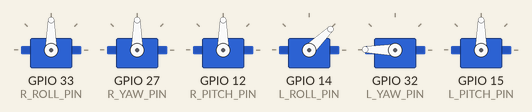
Recording of a sketch running on a simulated ESP32. Parts: 6 × servo.

Above: at 0.05 s.
At 1.3 s:
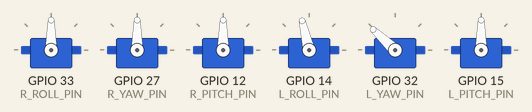
At 1.9 s:
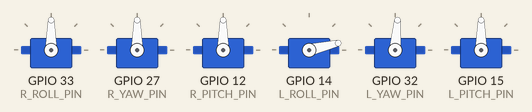
At 2.6 s:
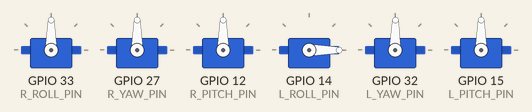
Timing chart, 0 to 6.1 s (numbered marks = the images above):
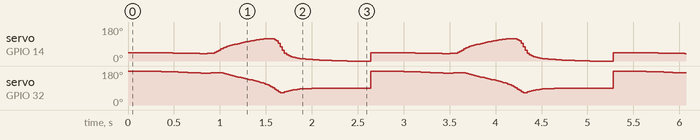

Measured:
- by itself, servo on GPIO 32 (L_YAW_PIN): moves between 66° and 180°, repeating every 2.6 s

The sketch:

fake_flipper_path.ino
```cpp
#include <ESP32Servo.h>
Servo R_roll_servo; // object representing actual servo
Servo R_yaw_servo;
Servo R_pitch_servo;
const int R_ROLL_PIN = 33; // base servo, connected to body
const int R_YAW_PIN = 27; // middle servo
const int R_PITCH_PIN = 12; // end servo, connected to flipper

Servo L_roll_servo;
Servo L_yaw_servo;
Servo L_pitch_servo;
const int L_ROLL_PIN = 14; // base servo, connected to body
const int L_YAW_PIN = 32; // middle servo
const int L_PITCH_PIN = 15; // end servo, connected to flipper

const int steps = 200;
const float pi = 3.14159;

float pitchAngles[steps];
float yawAngles[steps];

// extra button stuff for deliverable
volatile bool buttonPressed = false;

void IRAM_ATTR isr() {  // the function to be called when interrupt is triggered
  if (buttonPressed) {
    buttonPressed = false;
  } else {
    buttonPressed = true;
  }

  Serial.print("Button Pressed:");
  Serial.println(buttonPressed);
}

// Ellipse dimensions (in virtual mm space)
float a = 80.0;   // major axis (pitch direction)
float b = 25.0;   // minor axis (yaw direction)
float c = 20.0;   // vertical depth arc to create the "C" shape

// void generatePath() { // works well but sputters at the ends
//   for (int i = 0; i < steps; i++) {
//     float t = map(i, 0, steps - 1, 0.0, 2 * pi * 1000) / 1000.0;

//     // Desired point in space (ellipse with forward curve)
//     float z = a * cos(t);        // forward/backward (pitch)
//     float x = b * sin(t);        // side to side (yaw)
//     float y = c * sin(t / 2.0);  // height variation ("C" shape)

//     // Compute pitch angle (tilting toward point in Y-Z plane)
//     float pitchRad = atan2(y, z);  // can now go negative or beyond vertical
//     float pitchDeg = degrees(pitchRad);

//     // Shift from [-90, +90] to [0, 180]
//     pitchAngles[i] = constrain(pitchDeg, 0.0, 180.0);

//     // Compute yaw based on X displacement relative to forward direction
//     float r_pitch = sqrt(y * y + z * z);  // length in Y-Z plane
//     float yawRad = atan2(x, r_pitch);
//     float yawDeg = degrees(yawRad);

//     yawAngles[i] = constrain(yawDeg + 90.0, 0.0, 180.0);
//   }
// }

// void generatePath() {
//   for (int i = 0; i < steps; i++) {
//     float linearT = (float)i / (steps - 1);           // Goes from 0 to 1
//     float t = (1 - cos(linearT * PI)) / 2.0 * 2 * PI; // Smooth cosine ramp [0, 2π]

//     float z = a * cos(t);        // forward/backward (pitch)
//     float x = b * sin(t);        // side to side (yaw)
//     float y = c * sin(t / 2.0);  // height variation

//     // Pitch computation
//     float pitchRad = atan2(y, z);
//     float pitchDeg = degrees(pitchRad);
//     pitchAngles[i] = constrain(pitchDeg, 0.0, 180.0);

//     // Yaw computation
//     float r_pitch = sqrt(y * y + z * z);
//     float yawRad = atan2(x, r_pitch);
//     float yawDeg = degrees(yawRad);
//     yawAngles[i] = constrain(yawDeg + 90.0, 0.0, 180.0);
//   }
// }

// VERSION 2, starts and ends at streamlined position
void generatePath() {
  for (int i = 0; i < steps; i++) {
    float linearT = (float)i / (steps - 1);              // Goes from 0 to 1
    float t = (1 - cos(linearT * PI)) / 2.0 * 2 * PI;    // Smooth cosine ramp [0, 2π]

    float z = a * cos(t);        // forward/backward (pitch)
    float x = b * sin(t);        // side to side (yaw)
    float y = c * sin(t / 2.0);  // height variation

    // Compute pitch and yaw
    float pitchRad = atan2(y, z);
    float pitchDeg = degrees(pitchRad);
    pitchDeg = constrain(pitchDeg, 0.0, 180.0);

    float r_pitch = sqrt(y * y + z * z);
    float yawRad = atan2(x, r_pitch);
    float yawDeg = degrees(yawRad);
    yawDeg = constrain(yawDeg + 90.0, 0.0, 180.0);

    // Smooth blend to fixed start and end values (ease-in-out curve)
    float blendT = (1 - cos(linearT * PI)) / 2.0;  // 0 at start, 1 at end, smooth
    float inverseBlend = 1.0 - blendT;

    // Fixed start/end constraints
    float startPitch = 45.0;
    float startYaw = 180.0;

    // Blend pitch and yaw toward start/end values at the endpoints
    pitchDeg = inverseBlend * startPitch + blendT * pitchDeg;
    yawDeg = inverseBlend * startYaw + blendT * yawDeg;

    pitchAngles[i] = pitchDeg;
    yawAngles[i] = yawDeg;

    // Compute delay for smooth movement
    float easingFactor = sin(i * PI / steps); // 0 at start/end, 1 at middle
    int delayTime = 10 + (int)(10 * (1 - easingFactor)); // 10–20 ms delay

    // total_time += delayTime;
  }
}

// Version 3 add limit so flipper is never pointing straight down
// void generatePath() {
//   for (int i = 0; i < steps; i++) {
//     float linearT = (float)i / (steps - 1);              // Goes from 0 to 1
//     float t = (1 - cos(linearT * PI)) / 2.0 * 2 * PI;    // Smooth cosine ramp [0, 2π]

//     float z = a * cos(t);        // forward/backward (pitch)
//     float x = b * sin(t);        // side to side (yaw)
//     float y = c * sin(t / 2.0);  // height variation

//     // Compute pitch and yaw
//     float pitchRad = atan2(y, z);
//     float pitchDeg = degrees(pitchRad);
//     pitchDeg = constrain(pitchDeg, 0.0, 180.0);

//     float r_pitch = sqrt(y * y + z * z);
//     float yawRad = atan2(x, r_pitch);
//     float yawDeg = degrees(yawRad);
//     yawDeg = constrain(yawDeg + 90.0, 0.0, 180.0);

//     // --- Force pitch > 90° when yaw is near 90° ---
//     float yawCenter = 90.0;
//     float yawRange = 15.0;  // defines "near 90"
//     float yawDelta = abs(yawDeg - yawCenter);

//     if (yawDelta < yawRange) {
//       // Compute how strongly we should push pitch toward >90°
//       float strength = 1.0 - (yawDelta / yawRange);  // 1.0 when exactly 90°
//       float targetPitch = max(pitchDeg, float(90.0 + 30.0 * strength));  // raise pitch
//       pitchDeg = targetPitch;
//     }

//     // --- Apply start/end constraints as before ---
//     float blendT = (1 - cos(linearT * PI)) / 2.0;
//     float inverseBlend = 1.0 - blendT;
//     float startPitch = 45.0;
//     float startYaw = 180.0;
//     pitchDeg = inverseBlend * startPitch + blendT * pitchDeg;
//     yawDeg = inverseBlend * startYaw + blendT * yawDeg;

//     pitchAngles[i] = pitchDeg;
//     yawAngles[i] = yawDeg;

//     // Delay time calculation
//     float easingFactor = sin(i * PI / steps);
//     int delayTime = 10 + (int)(10 * (1 - easingFactor));
//     // total_time += delayTime;
//   }
// }

void setup() {
  Serial.begin(115200);

  R_roll_servo.attach(R_ROLL_PIN);
  R_yaw_servo.attach(R_YAW_PIN);
  R_pitch_servo.attach(R_PITCH_PIN);

  L_roll_servo.attach(L_ROLL_PIN);
  L_yaw_servo.attach(L_YAW_PIN);
  L_pitch_servo.attach(L_PITCH_PIN);

  // int BTN = 27;
  // pinMode(BTN, INPUT); // button attached to GPIO pin 27
  // digitalWrite(BTN, HIGH);
  // attachInterrupt(BTN, isr, FALLING);

  generatePath(); // Generate the path for the servos
}

void loop() {
    // wait for button press to start
    // if (buttonPressed) {

      // LEFT AND RIGHT at the same time
      int right_i = steps;
      for (int left_i = 0; left_i < steps; left_i++) {
        // counterclockwise looking from the left side
        L_roll_servo.write(pitchAngles[left_i]); // physically is pitch but on mine is roll, BASE SERVO
        L_yaw_servo.write(yawAngles[left_i]); // MIDDLE SERVO

        // clockwise looking from the right side
        right_i--;
        // R_roll_servo.write(pitchAngles[right_i]); // physically is pitch but on mine is roll, BASE SERVO
        // R_yaw_servo.write(yawAngles[right_i]); // MIDDLE SERVO

        float easingFactor = sin(left_i * PI / steps); // 0 at start/end, 1 at middle
        int delayTime = 10 + (int)(10 * (1 - easingFactor)); // 10–20 ms delay

        delay(delayTime);
      }

      // // JUST RIGHT FLIPPER
      // for (int i = steps - 1; i >= 0; i--) {
      // // clockwise looking from the right side
      //     L_roll_servo.write(pitchAngles[i]); // physically is pitch but on mine is roll, BASE SERVO
      //     L_yaw_servo.write(yawAngles[i]); // MIDDLE SERVO

      //     float easingFactor = sin(i * PI / steps); // 0 at start/end, 1 at middle
      //     int delayTime = 10 + (int)(10 * (1 - easingFactor)); // 10–20 ms delay

      //     delay(delayTime);
      // }

      // // JUST LEFT FLIPPER
      // for (int i = 0; i < steps; i++) {
      // // counterclockwise looking from the left side
      //     L_roll_servo.write(pitchAngles[i]); // physically is pitch but on mine is roll, BASE SERVO
      //     L_yaw_servo.write(yawAngles[i]); // MIDDLE SERVO

      //     float easingFactor = sin(i * PI / steps); // 0 at start/end, 1 at middle
      //     int delayTime = 10 + (int)(10 * (1 - easingFactor)); // 10–20 ms delay

      //     delay(delayTime);
      // }

    // }
}
```
